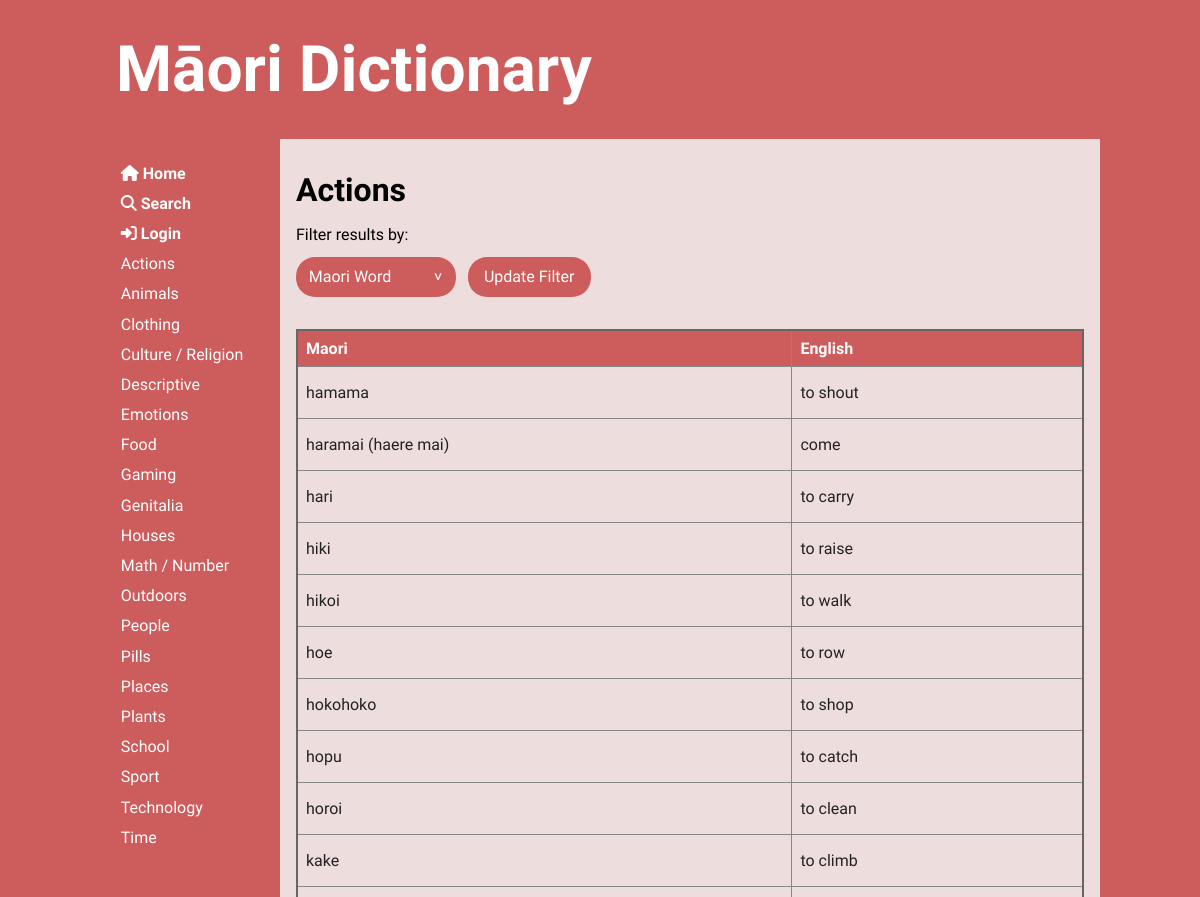
The page /category/1 (upper part) on the database as committed earlier.
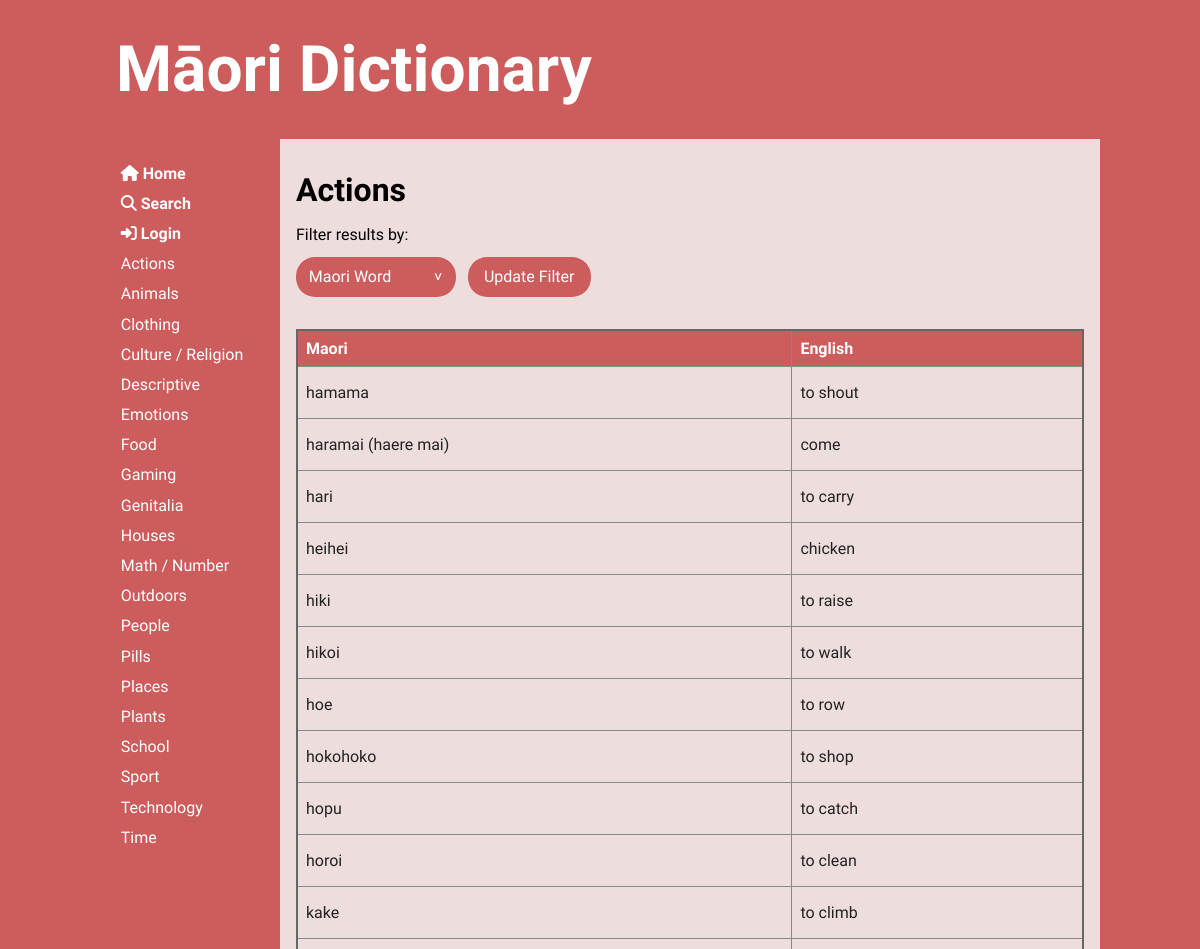
The same page on the database as committed later.
### tables this page shows
CREATE TABLE "categories"
(
	cat_id integer
		constraint Category_pk
			primary key autoincrement,
	category varchar(20)
);

CREATE TABLE "words"
(
	word_id integer
		constraint words_pk
			primary key autoincrement,
	maori varchar(20),
	english varchar(20),
	cat_id integer,
	definition varchar(100),
	word_level integer,
	user_id integer,
	image varchar(50),
	date_added varchar(10)
);

### app.py (the view)
@app.route('/category/<cat_id>', methods=["GET", "POST"])
def render_category(cat_id):
    search_filter = 'maori_filter'  # set default filter as maori filter
    if request.method == "POST":
        search_filter = request.form['search_filter']
    con = create_connection(DB_NAME)  # connect to db
    if search_filter == 'english_filter':
        query = """SELECT word_id, maori, english, cat_id, definition, word_level, user_id, image, date_added
                    FROM words WHERE cat_id=? ORDER BY english, maori ASC"""
    elif search_filter == 'word_level_filter':
        query = """SELECT word_id, maori, english, cat_id, definition, word_level, user_id, image, date_added
                    FROM words WHERE cat_id=? ORDER BY word_level, maori ASC"""
    elif search_filter == 'recent_filter':
        query = """SELECT word_id, maori, english, cat_id, definition, word_level, user_id, image, date_added
                    FROM words WHERE cat_id=? ORDER BY word_id DESC"""
    else:
        query = """SELECT word_id, maori, english, cat_id, definition, word_level, user_id, image, date_added
                    FROM words WHERE cat_id=? ORDER BY maori, english ASC"""
    cur = con.cursor()
    cur.execute(query, (cat_id,))  # execute query
    word_list = cur.fetchall()  # puts results into list
    query = """SELECT cat_id, category
            FROM categories WHERE cat_id=?"""
    cur = con.cursor()
    cur.execute(query, (cat_id,))  # execute query
    cat_name_list = cur.fetchall()  # puts results into list
    if len(cat_name_list) == 0:
        flash('Unknown Category')
        return redirect('/')
    con.close()
    return render_template('category.html', words=word_list, categories=get_categories(),
                           cat_name_list=cat_name_list, logged_in=is_logged_in(), search_filter=search_filter)

### app.py (called while the page is built)
def create_connection(db_file):
    try:
        connection = sqlite3.connect(db_file)
        return connection
    except Error as e:  # unless there's an error
        print(e)
    return None

def get_categories():
    con = create_connection(DB_NAME)
    query = """SELECT cat_id, category
            FROM categories
            ORDER BY category ASC"""
    cur = con.cursor()
    cur.execute(query)
    category_list = cur.fetchall()
    con.close()
    return category_list

def is_logged_in():
    if session.get("email") is None:
        print("not logged in")
        return False
    else:  # if email isn't empty then user must be logged in
        print("logged in")
        return True

### templates/category.html (shortened to what this page needs)
{% extends 'base.html' %}
{% block main %}
    <h2>{{ cat_name_list[0][1] }}</h2>
    {% if words|length == 0 %}
        <p class="error">No words in {{ cat_name_list[0][1] }} category</p>
    {% else %}
        <form method="post" class="filter">
            <div>
                <div><label for="search_filter">Filter results by:</label></div>
                <select name="search_filter" id="search_filter">
                    <option id="maori_filter" value="maori_filter">Maori Word</option>
                </select>
            <button type="submit">Update Filter</button>
            </div>
        </form>
        <table>
            <tr>
                <th>Maori</th>
                <th>English</th>
            </tr>
            {%  for word in words %}
                <tr class="category-highlight">
                    <td><a href="/word/{{ word[0] }}"><p>{{ word[1] }}</p></a></td>
                    <td><a href="/word/{{ word[0] }}"><p>{{ word[2] }}</p></a></td>
                </tr>
            {%  endfor %}
        </table>
    {% endif %}
{% endblock %}

### templates/base.html (shortened to what this page needs)
<!doctype html>
<html lang="en">
<head>
	<link href="{{ url_for('static', filename='css/style.css') }}" rel="stylesheet">
</head>
<body>
	<div id="container">
		<header>
			<a href="/"><h1>Māori Dictionary</h1></a>
		</header>
		<nav>
			<ul>
                <li>
                    <a href="/">
                        <i class="fas fa-home"></i><b> Home</b><br>
                    </a>
                    <a href="/search">
                        <i class="fas fa-search"></i><b> Search</b><br>
                    </a>
                    {% if logged_in %}
                        <a href="/user">
                            <i class="fas fa-user"></i><b> Account</b><br>
                        </a>
                        <a href="/logout"><i class="fas fa-sign-out-alt"></i><b> Log Out</b><br></a>
                    {%  else %}
                        <a href="/login"><i class="fas fa-sign-in-alt"></i><b> Login</b><br></a>
                    {%  endif %}
                    {% for category in categories %}
                        <a href="/category/{{ category[0] }}">
                            {{ category[1] }} <br/>
                        </a>
                    {% endfor %}
                    <br><br>
                </li>
			</ul>
		</nav>
		<main>
            {% block main%}{% endblock %}
        </main>
	</div>
</body>
</html>

Rows that differ between the two databases and show on the page:
now on this page (row edited): words: maori "heihei", english "chicken"
